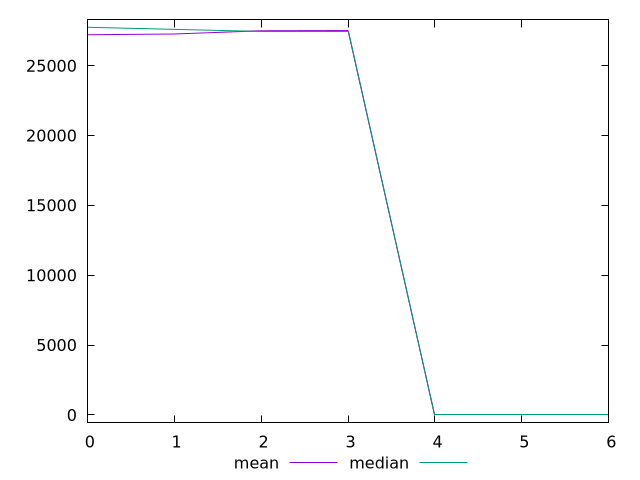

The script that saved this image:
$_mean <<EOF
27214.5
27268.6
27499.6
27514.6
0
0
0
EOF
$_median <<EOF
27750
27600
27450
27450
0
0
0
EOF
set key outside below
set terminal pngcairo
set output "report_00006_2020-11-02T20-21-41.718Z/uses-webp-images/progession_mean_median.png"
set yrange [-555:28305]
plot $_mean title "mean" with line ,$_median title "median" with line ,
